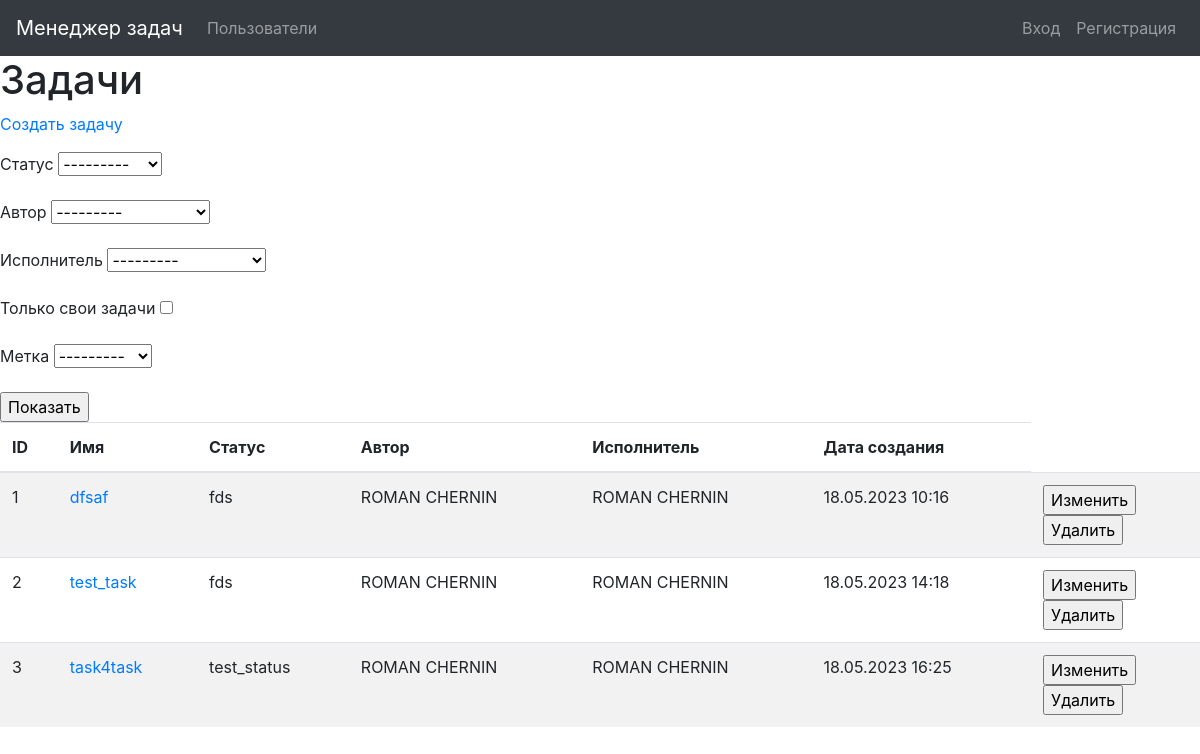
The page /tasks/ on the database as committed earlier.
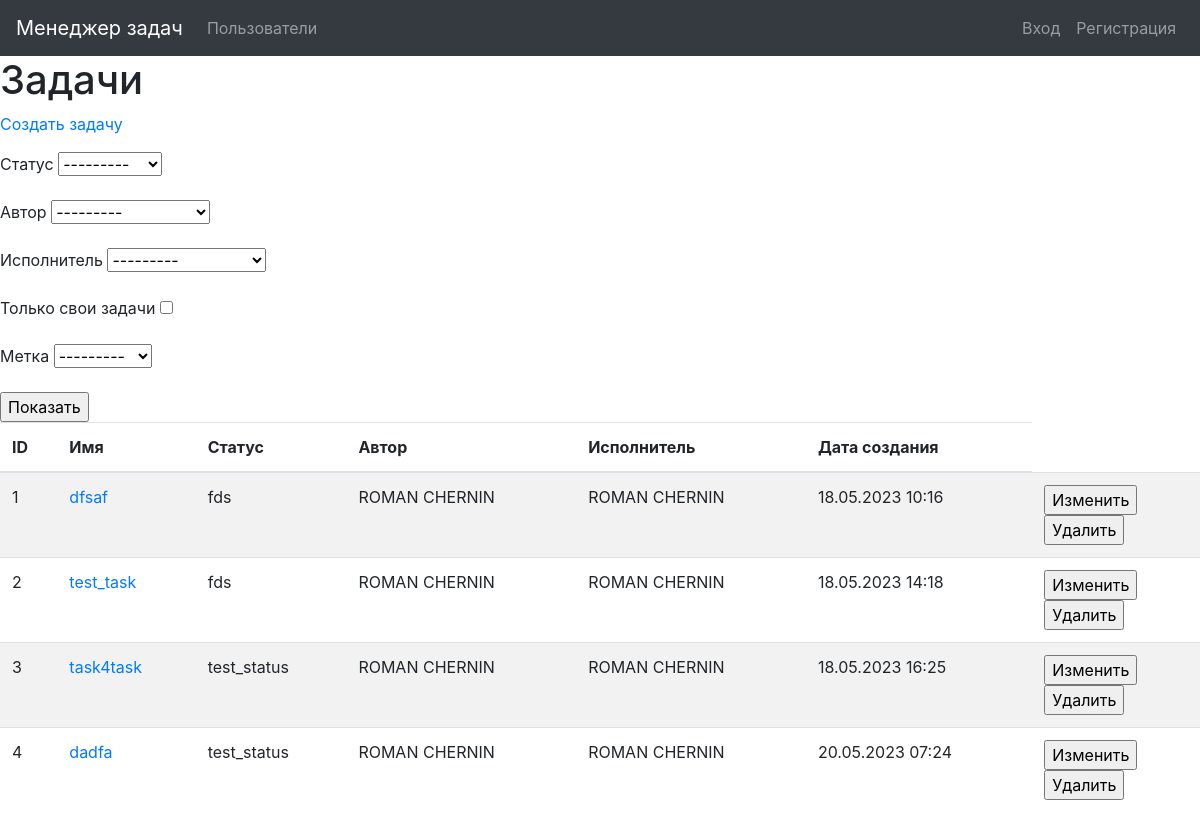
The same page on the database as committed later.
### task_manager/tasks/models.py (models this page shows, shortened)
class Task(models.Model):
    name = models.CharField(_('Name'), max_length=100, unique=True)
    description = models.TextField(_('Description'), )
    author = models.ForeignKey(User, on_delete=models.PROTECT,
                               related_name='user_author')
    status = models.ForeignKey(Status, on_delete=models.PROTECT)
    executor = models.ForeignKey(User, on_delete=models.PROTECT,
                                 related_name='user_assignee')
    labels = models.ManyToManyField(Label, through=TaskLabel,
                                    related_name='tasks')
    created_at = models.DateTimeField(default=timezone.now)

### task_manager/statuses/models.py (models this page shows)
class Status(models.Model):
    name = models.CharField(_('Name'), max_length=100, unique=True)
    created_at = models.DateTimeField(default=timezone.now)
    def __str__(self):
        return self.name

### task_manager/users/models.py (models this page shows, shortened)
class User(AbstractUser):
    created_at = models.DateTimeField(default=timezone.now)
    is_active = models.BooleanField(default=True)
    is_admin = models.BooleanField(default=False)
    objects = UserManager()
    def __str__(self):
        return f'{self.first_name} {self.last_name}'

### task_manager/tasks/views.py (the view)
# urls.py: path('', views.TasksListView.as_view(), name='tasks_list'),
class TasksListView(ListView):
    model = Task
    template_name = 'task/tasks_list.html'
    context_object_name = 'tasks'
    def get_context_data(self, **kwargs):
        context = super().get_context_data(**kwargs)
        context['filter'] = \
            forms.TaskFilter(self.request.GET, queryset=self.get_queryset(),
                             request=self.request)
        return context

### task_manager/labels/models.py (called while the page is built)
    def __str__(self):
        return self.name

### task_manager/tasks/forms.py (called while the page is built)
    def filter_by_authorized(self, queryset, author, value):
        authorized_user = getattr(self.request, 'user', None)
        if value:
            return queryset.filter(author=authorized_user.id)
        else:
            return queryset

### task_manager/templates/task/tasks_list.html (shortened to what this page needs)
{% extends "base.html" %}
{% block content %}
{% load i18n %}
<h1>{% translate "Tasks" %}</h1>
<p><a href="{% url 'task_create' %}">{% translate "Create tasks" %}</a></p>
<div class="table-responsive">
    <form method="get">
      {{ filter.form.as_p }}
      <input type="submit" value="Показать"/>
    </form>
  <table class="table table-striped">
    <thead>
      <tr>
        <th>{% translate "ID" %}</th>
        <th>{% translate "Name" %}</th>
        <th>{% translate "Status" %}</th>
        <th>{% translate "Author" %}</th>
        <th>{% translate "Assigned to" %}</th>
        <th>{% translate "Created at" %}</th>
      </tr>
    </thead>
    <tbody>
    {% for task in filter.qs %}
      <tr>
        <td>{{ task.id }}</td>
        <td><a href="{% url 'task_details' pk=task.id %}">{{ task.name }}</a></td>
        <td>{{ task.status }}</td>
        <td>{{ task.author.first_name }} {{ task.author.last_name }}</td>
        <td>{{ task.executor.first_name }} {{ task.executor.last_name }}</td>
        <td>{{ task.created_at|date:"d.m.Y H:i" }}</td>
        <td>
          <form action="{% url 'task_update' pk=task.id %}" method="get">
          <input type="submit" value="Изменить">
          </form>
          <form action="{% url 'task_delete' pk=task.id %}" method="get">
          <input type="submit" value="Удалить">
          </form>
        </td>
      </tr>
      {% endfor %}
      </tbody>
</table>
  </div>
{% endblock %}

Rows that differ between the two databases and show on the page:
added Task: id "4", name "dadfa", status "test_status", author.first_name "ROMAN", author.last_name "CHERNIN", executor.first_name "ROMAN", executor.last_name "CHERNIN", created_at "20.05.2023 07:24"
